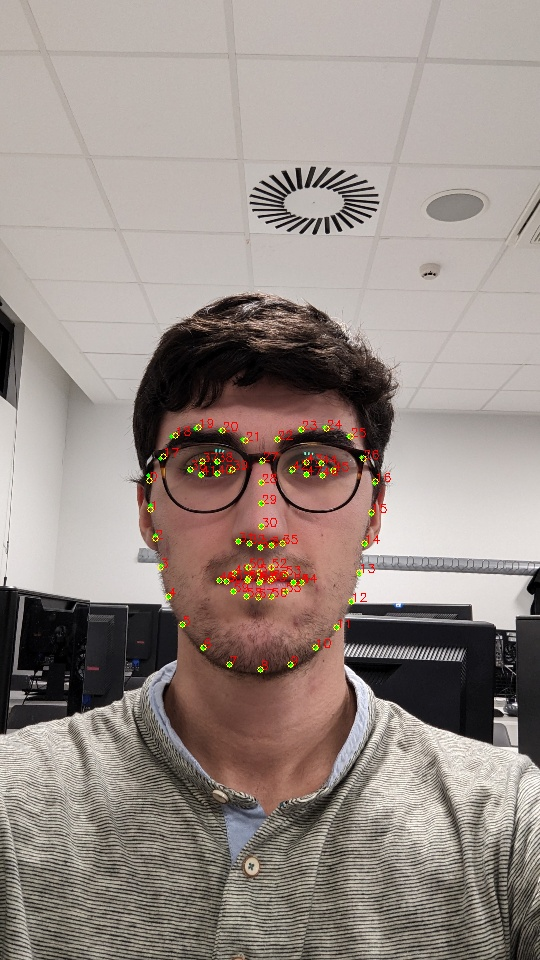
#> input picture scripts/landmarks_Endika.jpg, 540 x 960 px, given in place of videoChorra3.mp4, which was not available
$ python generate_data.py
#> lines starting #> are read from the running program, lines starting #| are printed output that depends on the picture; pictures that were not available may be replaced by others from this repository, and a replacement may not be noted
import cv2
import os
import imutils
import numpy as np

####################### Parámetros #######################

# Path al vídeo
video_path = '../data/videos/videoChorra3.mp4'

# Nombre de la persona del video
person_name = 'Alex'

background_remove = True

# Path donde se guardarán las imágenes
unmasked_path = '../data/train_data/unmasked/' + person_name

# Path donde se guardarán las imágenes con el fondo borrado
masked_path = '../data/train_data/masked/' + person_name

# Path donde se guardarán las imágenes con los "landsmarks" faciales
landsmarks_path = '../data/train_data/landsmarks/' + person_name

##########################################################

# Metodo auxliar para borrar el fondo de la imagen
def bgremove(frame, min_thres=90, min_satur=60, min_brigth=50):

    # Valores limite del color de la piel
    min_piel = np.array([min_thres, min_satur, min_brigth])
    max_piel = np.array([255, 255, 255])

    # Se aplica un blurr Gausioano para eliminar ruido y se convierte a HSV
    frameHSV = cv2.GaussianBlur(frame, (7, 7), 0)
    frameHSV = cv2.cvtColor(frameHSV, cv2.COLOR_RGB2HSV)

    # mascara que obtine el color del tono de piel del frame
    skinRegion = cv2.inRange(frameHSV, min_piel, max_piel)
    frame_skin = cv2.bitwise_and(frame, frame, mask=skinRegion)

    return frame_skin

##########################################################

# Si el directorio no existe, se crea
if not os.path.exists(unmasked_path):
    print('Carpeta creada: ', unmasked_path)
    os.makedirs(unmasked_path)

if not os.path.exists(masked_path):
    print('Carpeta creada: ', masked_path)
    os.makedirs(masked_path)

# Cargar video
# cap = cv2.VideoCapture(0,cv2.CAP_DSHOW)
cap = cv2.VideoCapture(video_path)

# Haarcascade face classifiers
face_classifier = cv2.CascadeClassifier(cv2.data.haarcascades + 'haarcascade_frontalface_default.xml')
# face_classifier = cv2.CascadeClassifier(cv2.data.haarcascades + 'haarcascade_frontalface_alt.xml')
# face_classifier = cv2.CascadeClassifier(cv2.data.haarcascades + 'haarcascade_frontalface_alt2.xml')

# Inicializaciones
image_num = 0

# Obtener primer frame
success, frame = cap.read()
#> frame is the input picture: shape (960, 540, 3); mean B, G, R 133.7, 139.5, 151.3

# Por cada frame del video
while success:

    # Preprocesar frame y obtener caras detectadas
    frame = imutils.resize(frame, width=640)
#> frame: shape (1137, 640, 3)
    gray = cv2.cvtColor(frame, cv2.COLOR_BGR2GRAY)
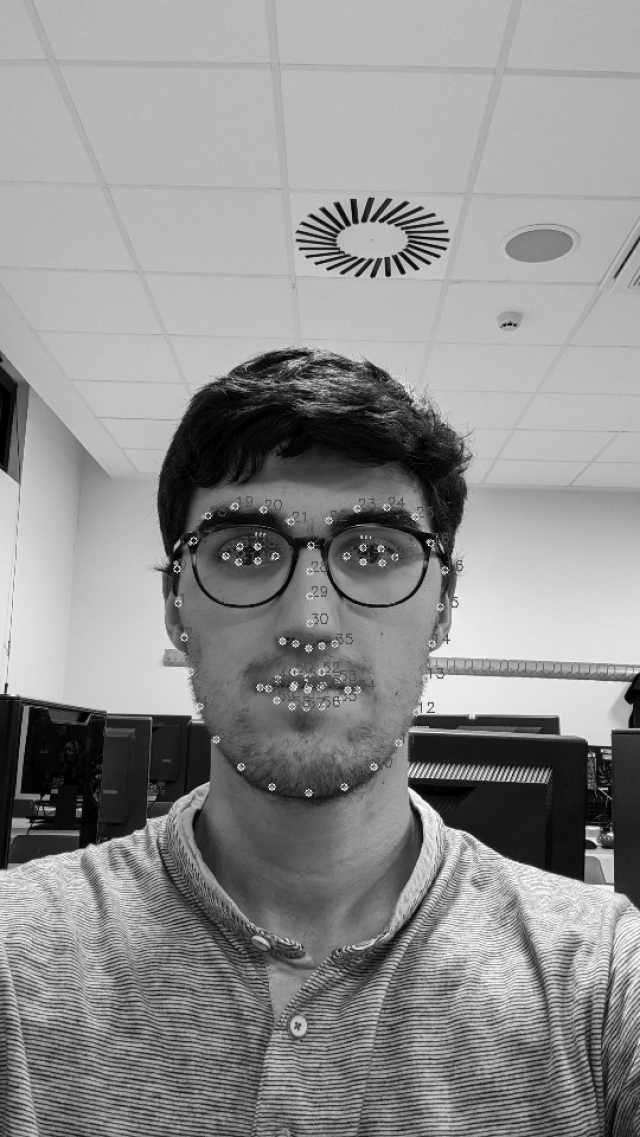
#> gray: shape (1137, 640); min 0, max 255, mean 142.2
    auxFrame = frame.copy()
    faces = face_classifier.detectMultiScale(gray, 1.3, 5)
#> faces = [[138, 417, 331, 331]]

    # Por cada cara detectada
    for (x, y, w, h) in faces:

        image_num += 1


        # Recortar rostro
        cv2.rectangle(frame, (x, y), (x + w, y + h), (0, 255, 0), 2)
        rostro = auxFrame[y:y + h, x:x + w]
        rostro = cv2.resize(rostro, (150, 150), interpolation=cv2.INTER_CUBIC)

        if background_remove:
            frame_masked = bgremove(frame)[y:y + h, x:x + w]
            rostro_mask = cv2.resize(frame_masked, (150, 150), interpolation=cv2.INTER_CUBIC)
            cv2.imwrite(f'{masked_path}/rostro_{str(image_num)}.jpg', rostro_mask)

        # Almacenar rostros, en la carpeta correspondiente
        cv2.imwrite(f'{unmasked_path}/rostro_{str(image_num)}.jpg', rostro)
#> this loop made 1 pass
#> (x, y, w, h, image_num, min_piel in bgremove, max_piel in bgremove) on pass 1: (138, 417, 331, 331, 1, [90, 60, 50], [255, 255, 255])
#> pass 1, `rostro = auxFrame[y:y + h, x:x + w]`:
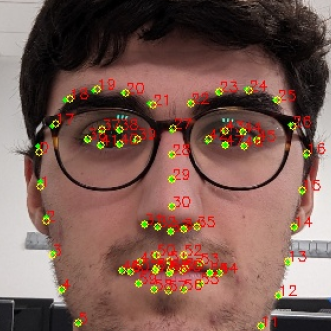
#> rostro: shape (331, 331, 3); mean B, G, R 83.3, 92.5, 123.8
#> pass 1, `rostro = cv2.resize(rostro, (150, 150), interpolation=cv2.INTER_CUBIC)`:
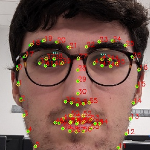
#> rostro: shape (150, 150, 3); mean B, G, R 83.3, 92.5, 123.8
#> pass 1, in bgremove, `frameHSV = cv2.GaussianBlur(frame, (7, 7), 0)`:
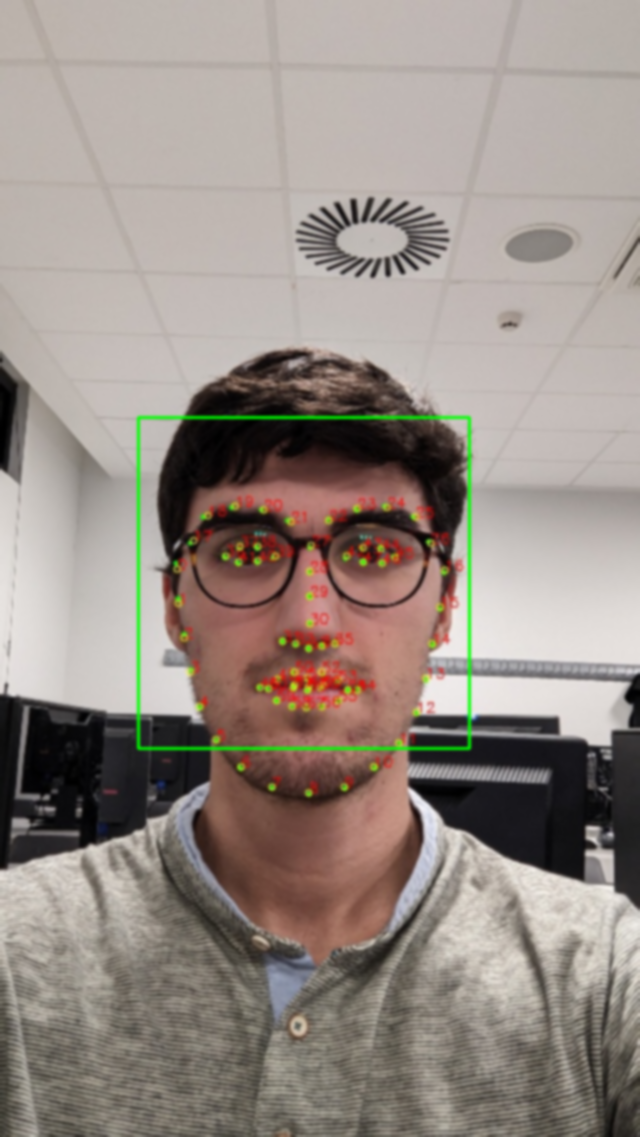
#> frameHSV: shape (1137, 640, 3); mean B, G, R 133, 140.1, 150.4
#> after the loop:
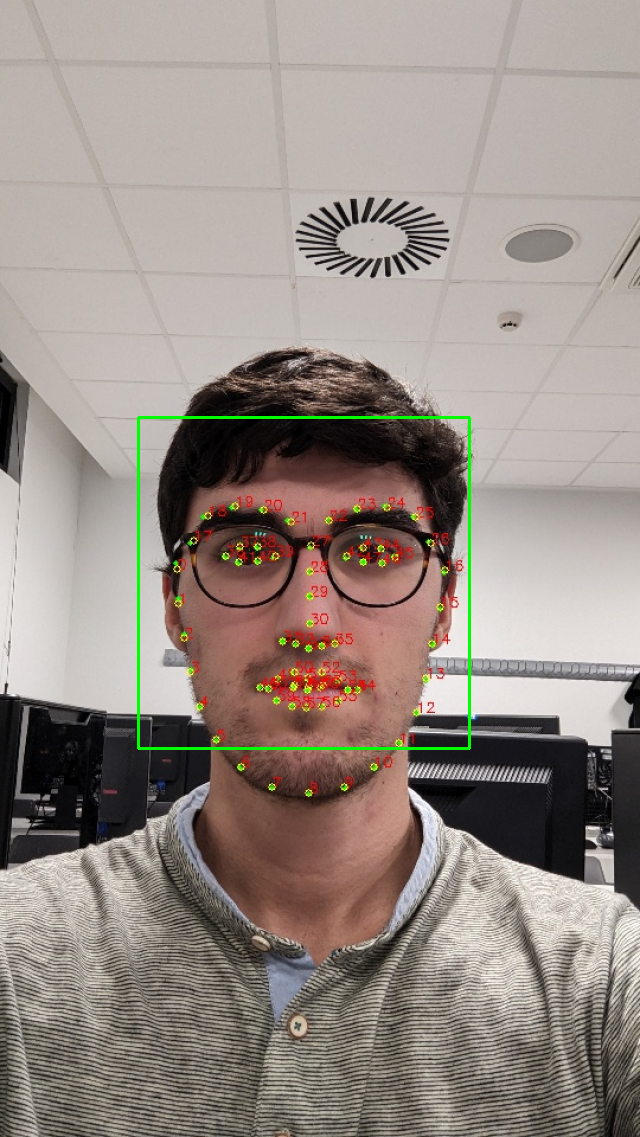
#> frame: shape (1137, 640, 3); mean B, G, R 133, 140.1, 150.4
#> after the loop:
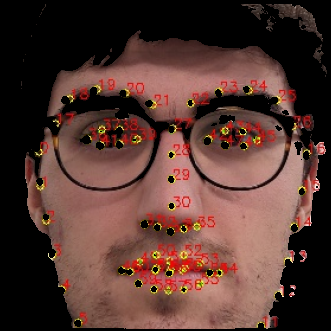
#> frame_masked: shape (331, 331, 3); mean B, G, R 49, 55.7, 85.6
#> after the loop, image_num = 1


        # Visualiar el video
        # cv2.imshow('frame', frame)
        # cv2.imshow('masked_frame', frame_masked)

    # Obtener siguiente frame
    success, frame = cap.read()

    k = cv2.waitKey(1)
#> (key Esc is pressed here)
    if k == 27:
        break

print(f'{image_num} imágenes de {person_name} almacenadas en: {unmasked_path}')
#| 1 imágenes de Alex almacenadas en: ../data/train_data/unmasked/Alex
cap.release()
cv2.destroyAllWindows()
